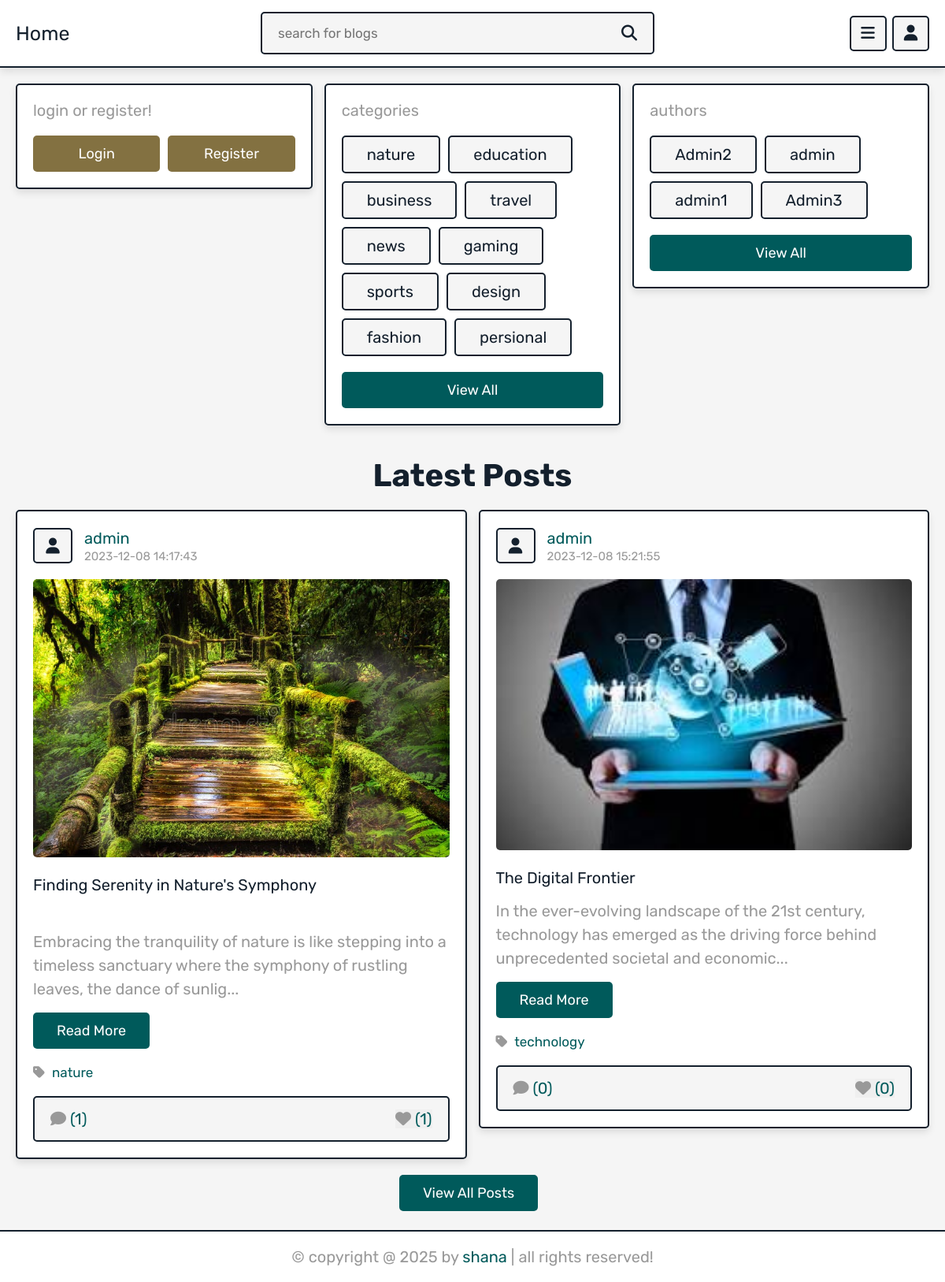
The page /main/home.php on the database its author committed.
### tables this page shows
CREATE TABLE `posts` (
  `id` int(100) NOT NULL,
  `admin_id` int(100) NOT NULL,
  `name` varchar(100) NOT NULL,
  `title` varchar(100) NOT NULL,
  `content` varchar(1000) NOT NULL,
  `category` varchar(50) NOT NULL,
  `image` varchar(100) NOT NULL,
  `created_at` timestamp NOT NULL DEFAULT current_timestamp(),
  `status` varchar(10) NOT NULL
);

### main/home.php (the view, shortened to what this page needs)
<?php
include '../component/database.php';
if(isset($_SESSION['user_id'])){
   $user_id = $_SESSION['user_id'];
}else{
   $user_id = '';
};
?>
<!DOCTYPE html>
<html lang="en">
<head>
   <link rel="stylesheet" href="https://cdnjs.cloudflare.com/ajax/libs/font-awesome/6.1.1/css/all.min.css">
   <link rel="stylesheet" href="../css/style.css">
</head>
<body style="background-image:url(https://i.pinimg.com/564x/04/e5/e3/04e5e3930e5fbaa0c7bea5e2c921472d.jpg);background-size: cover">
<?php include '../component/user_header.php'; ?>
<section class="home-grid">
   <div class="box-container">
      <div class="box">
         <?php
            $select_profile = $conn->prepare("SELECT * FROM `users` WHERE id = ?");
            $select_profile->execute([$user_id]);
            if($select_profile->rowCount() > 0){
               $fetch_profile = $select_profile->fetch(PDO::FETCH_ASSOC);
               $count_user_comments = $conn->prepare("SELECT * FROM `comments` WHERE user_id = ?");
               $count_user_comments->execute([$user_id]);
               $total_user_comments = $count_user_comments->rowCount();
               $count_user_likes = $conn->prepare("SELECT * FROM `likes` WHERE user_id = ?");
               $count_user_likes->execute([$user_id]);
               $total_user_likes = $count_user_likes->rowCount();
         ?>
         <p> welcome <span><?= $fetch_profile['name']; ?></span></p>
         <p>total comments : <span><?= $total_user_comments; ?></span></p>
         <p>posts liked : <span><?= $total_user_likes; ?></span></p>
         <a href="update.php" class="btn">update profile</a>
         <div class="flex-btn">
            <a href="../users/user_likes.php" class="option-btn">likes</a>
            <a href="../users/user_comments.php" class="option-btn">comments</a>
         </div>
         <?php
            }else{
         ?>
            <p class="name">login or register!</p>
            <div class="flex-btn">
               <a href="login.php" class="option-btn">login</a>
               <a href="register.php" class="option-btn">register</a>
            </div>
         <?php
          }
         ?>
      </div>
      <div class="box">
         <p>categories</p>
         <div class="flex-box">
            <a href="category.php?category=nature" class="links">nature</a>
            <a href="category.php?category=education" class="links">education</a>
            <a href="category.php?category=business" class="links">business</a>
            <a href="category.php?category=travel" class="links">travel</a>
            <a href="category.php?category=news" class="links">news</a>
            <a href="category.php?category=gaming" class="links">gaming</a>
            <a href="category.php?category=sports" class="links">sports</a>
            <a href="category.php?category=design" class="links">design</a>
            <a href="category.php?category=fashion" class="links">fashion</a>
            <a href="category.php?category=persional" class="links">persional</a>
            <a href="all_category.php" class="btn">view all</a>
         </div>
      </div>
      <div class="box">
         <p>authors</p>
         <div class="flex-box">
         <?php
            $select_authors = $conn->prepare("SELECT DISTINCT name FROM `admin` LIMIT 10");
            $select_authors->execute();
            if($select_authors->rowCount() > 0){
               while($fetch_authors = $select_authors->fetch(PDO::FETCH_ASSOC)){
         ?>
            <a href="../author/author_posts.php?author=<?= $fetch_authors['name']; ?>" class="links"><?= $fetch_authors['name']; ?></a>
            <?php
            }
         }else{
            echo '<p class="empty">no posts added yet!</p>';
         }
         ?>
         <a href="../author/authors.php" class="btn">view all</a>
         </div>
      </div>
   </div>
</section>
<section class="posts-container">
   <h1 class="heading">latest posts</h1>
   <div class="box-container">
      <?php
         $select_posts = $conn->prepare("SELECT * FROM `posts` WHERE status = ? LIMIT 6 ");
         $select_posts->execute(['active']);
         if($select_posts->rowCount() > 0){
            while($fetch_posts = $select_posts->fetch(PDO::FETCH_ASSOC)){
               $post_id = $fetch_posts['id'];
               $count_post_comments = $conn->prepare("SELECT * FROM `comments` WHERE post_id = ?");
               $count_post_comments->execute([$post_id]);
               $total_post_comments = $count_post_comments->rowCount();
               $count_post_likes = $conn->prepare("SELECT * FROM `likes` WHERE post_id = ?");
               $count_post_likes->execute([$post_id]);
               $total_post_likes = $count_post_likes->rowCount();
               $confirm_likes = $conn->prepare("SELECT * FROM `likes` WHERE user_id = ? AND post_id = ?");
               $confirm_likes->execute([$user_id, $post_id]);
      ?>
      <form class="box" method="post">
         <div class="post-admin">
            <i class="fas fa-user"></i>
            <div>
               <a href="../author/author_posts.php?author=<?= $fetch_posts['name']; ?>"><?= $fetch_posts['name']; ?></a>
               <div><?= $fetch_posts['created_at']; ?></div>
            </div>
         </div>
         <?php
            if($fetch_posts['image'] != ''){
         ?>
         <img src="../uploaded_img/<?= $fetch_posts['image']; ?>" class="post-image" alt="">
         <?php
         }
         ?>
         <div class="post-title"><?= $fetch_posts['title']; ?></div>
         <div class="post-content content-150"><?= $fetch_posts['content']; ?></div>
         <a href="../users/view_post.php?post_id=<?= $post_id; ?>" class="inline-btn">read more</a>
         <a href="category.php?category=<?= $fetch_posts['category']; ?>" class="post-cat"> <i class="fas fa-tag"></i> <span><?= $fetch_posts['category']; ?></span></a>
         <div class="icons">
            <a href="../users/view_post.php?post_id=<?= $post_id; ?>"><i class="fas fa-comment"></i><span>(<?= $total_post_comments; ?>)</span></a>
            <button type="submit" name="like_post"><i class="fas fa-heart" style="<?php if($confirm_likes->rowCount() > 0){ echo 'color:var(--red);'; } ?>  "></i><span>(<?= $total_post_likes; ?>)</span></button>
         </div>
      </form>
      <?php
         }
      }else{
         echo '<p class="empty">no posts added yet!</p>';
      }
      ?>
   </div>
   <div class="more-btn" style="text-align: center; margin-top:1rem;">
      <a href="posts.php" class="inline-btn">view all posts</a>
   </div>
</section>
<?php include '../component/footer.php'; ?>
</body>
</html>

### component/user_header.php (shortened to what this page needs)
<header class="header">
   <section class="flex">
      <a href="../main/home.php" class="logo">Home</a>
      <form action="../main/search.php" method="POST" class="search-form">
         <input type="text" name="search_box" class="box" maxlength="100" placeholder="search for blogs" required>
         <button type="submit" class="fas fa-search" name="search_btn"></button>
      </form>
      <div class="icons">
         <div id="menu-btn" class="fas fa-bars"></div>
         <div id="user-btn" class="fas fa-user"></div>
      </div>
   </section>
</header>

### component/footer.php
<footer class="footer">
   &copy; copyright @ <?= date('Y'); ?> by <span>shana</span> | all rights reserved!
</footer>

### rows shown on the page
posts: name "admin", created_at "2023-12-08 14:17:43", image (picture), title "Finding Serenity in Nature's Symphony", content "Embracing the tranquility of nature is like stepping into a timeless sanctuary where the symphony of rustling leaves, the dance of sunlig", category "nature", total_post_comments "1", total_post_likes "1"
posts: name "admin", created_at "2023-12-08 15:21:55", image (picture), title "The Digital Frontier", content "In the ever-evolving landscape of the 21st century, technology has emerged as the driving force behind unprecedented societal and economic", category "technology", total_post_comments "0", total_post_likes "0"

### other values the page prints
$fetch_authors['name'] "Admin2"
$fetch_authors['name'] "admin"
$fetch_authors['name'] "admin1"
$fetch_authors['name'] "Admin3"
